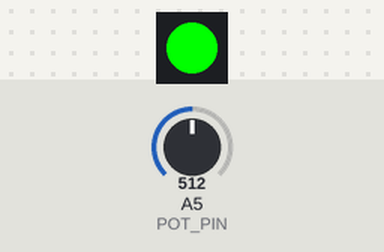
A sketch run on a simulated Arduino Uno, built with avr-gcc and run on an emulated ATmega328P. Shown: 1 RGB LEDs in strip order, left to right. The inputs (shaded band) are chosen by the test bench; at power-on: A5 (POT_PIN) = 512.

Above: at 1.2 s.
1.3 s: A5 (POT_PIN) set to 690
2.8 s: A5 (POT_PIN) set to 714
At 3.2 s:
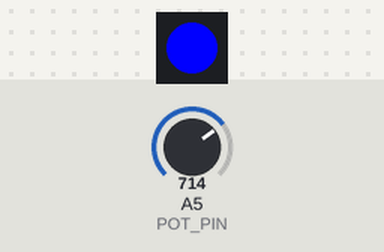
4.3 s: A5 (POT_PIN) set to 306
At 5.5 s:
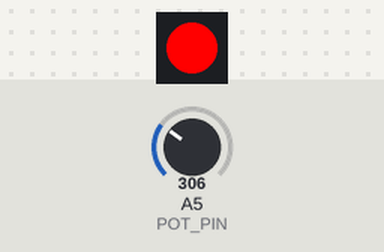
5.8 s: A5 (POT_PIN) set to 52
7.3 s: A5 (POT_PIN) set to 44
At 7.8 s:
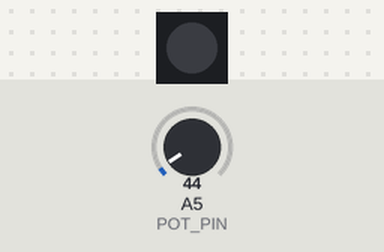
8.8 s: A5 (POT_PIN) set to 60
At 10.2 s:
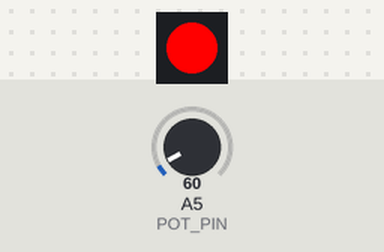
Timing chart, 0 to 11.3 s (numbered marks = the images above; inputs shaded):
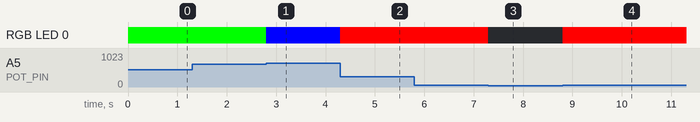

Measured:
- the behaviour switches between 698 and 699 on A5 (POT_PIN) (found by bisection; images 0 and 1)
- the behaviour switches between 50 and 49 on A5 (POT_PIN) (found by bisection; images 2 and 3)
- after the input at 1.3 s, every drawn part: stays the same
- after the input at 2.8 s, RGB LED 0: RGB(0, 255, 0) → RGB(0, 0, 255) at once
- after the input at 4.3 s, RGB LED 0: RGB(0, 0, 255) → RGB(255, 0, 0) at once
- after the input at 5.8 s, every drawn part: stays the same
- after the input at 7.3 s, RGB LED 0: RGB(255, 0, 0) → off at once
- after the input at 8.8 s, RGB LED 0: off → RGB(255, 0, 0) at once

The sketch:

potentiometer-control-lesson-9.ino
```cpp
// Lesson 9 - Arduino for Beginners
// A simple system that uses a potentiometer (rotation sensor)
// to change the colors of a RGB LED

#include <Adafruit_NeoPixel.h>

// RGB LED on port 2
#define RGB_PIN 2
#define NUMPIXELS 1

// Potentiometer on pin A5
#define POT_PIN A5

// Create NeoPixel object
Adafruit_NeoPixel pixels(NUMPIXELS, RGB_PIN, NEO_GRB + NEO_KHZ800);

void setup() {
  pixels.begin();       // Initialize NeoPixel
  pixels.clear();       // Make sure LED starts off
  pixels.show();
}

void loop() {
  int potValue = analogRead(POT_PIN);  // Read potentiometer (0–1023)

  // Small threshold to detect "fully left"
  if (potValue < 50) {
    // Turn LED off
    pixels.clear();
    pixels.show();
    return; // Exit loop early
  }

  // Map potentiometer range (50–1023) into 3 sections
  int section = map(potValue, 50, 1023, 0, 3);

  if (section == 0) {
    setColor(255, 0, 0);   // RED
  } else if (section == 1) {
    setColor(0, 255, 0);   // GREEN
  } else {
    setColor(0, 0, 255);   // BLUE
  }
}

// Helper function to set LED color
void setColor(int r, int g, int b) {
  pixels.setPixelColor(0, pixels.Color(r, g, b));
  pixels.show();
}
```
